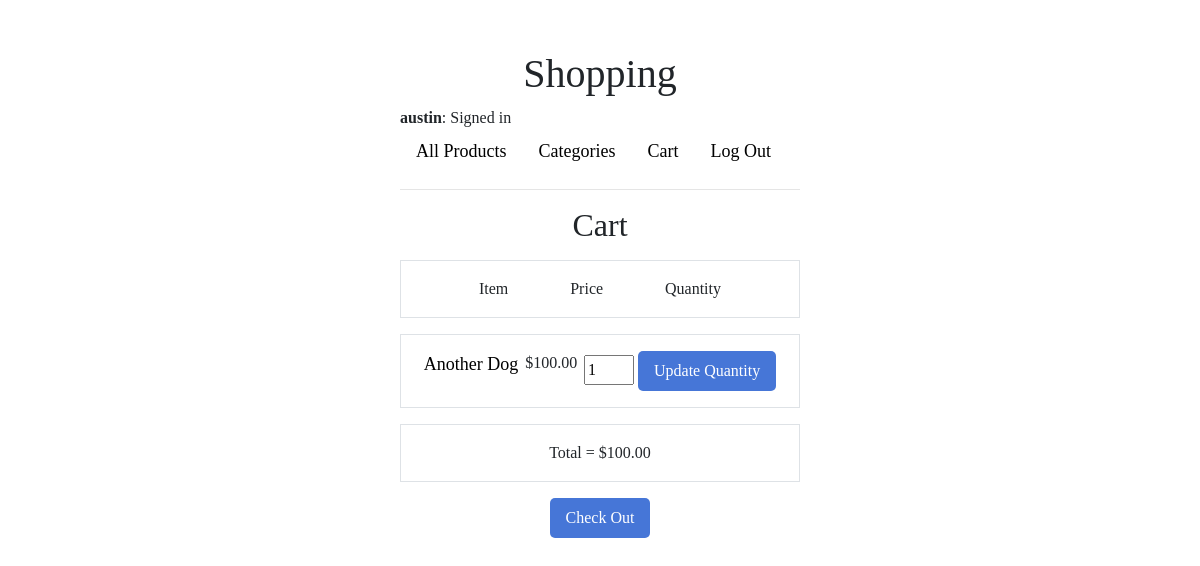
Page /cart (signed in) on the earlier database version.
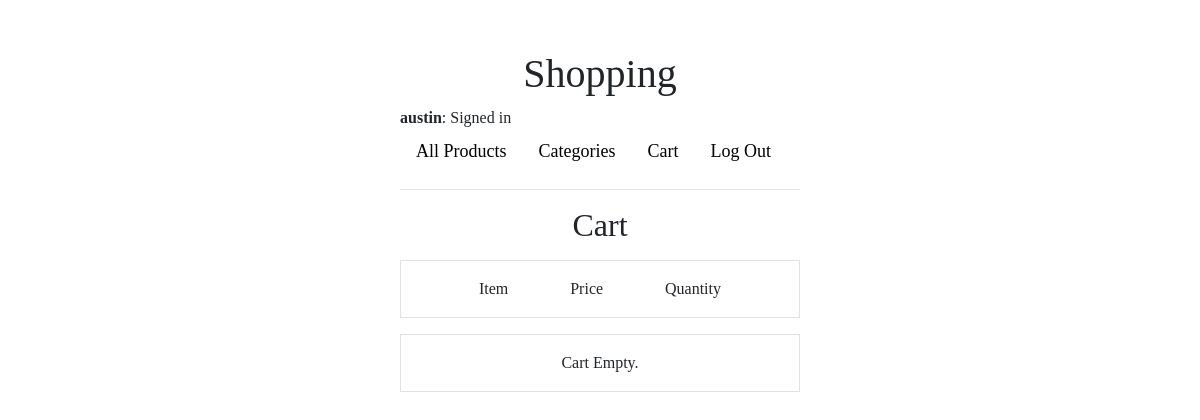
Same page on the later database version.
### shopping/models.py (models this page shows, shortened)
class User(AbstractUser):
    pass

class Cart(models.Model):
    listing = models.ForeignKey(Listing, on_delete=models.CASCADE, null=False)
    user = models.ForeignKey(User, on_delete=models.CASCADE, null=False)
    quantity = models.DecimalField(max_digits=3, decimal_places=0, default=1)

class Listing(models.Model):
    title = models.CharField(max_length=60)
    description = models.CharField(max_length=500)
    price = models.DecimalField(max_digits=20, decimal_places=2)
    url = models.URLField(max_length=500, default="")
    url2 = models.URLField(max_length=500, null=True, blank=True)
    category = models.ForeignKey(
        Category,
        on_delete=models.CASCADE,
        null=True, blank=True
    )
    date = models.DateTimeField(null=True)
    user = models.ForeignKey(User, on_delete=models.CASCADE)

### shopping/views.py (the view, shortened to what this page needs)
# urls.py: path("cart", views.cart, name="cart"),
@login_required
@csrf_protect
def cart(request):
    if request.method == "GET":
        current_user = request.user
        cart = Cart.objects.filter(user=current_user)
        total = 0
        for item in cart:
            total = total + (item.quantity * item.listing.price)
        return render(request, "shopping/cart.html", {
            "cart": cart,
            "total": total})

### shopping/templates/shopping/cart.html (shortened to what this page needs)
{% extends "shopping/layout.html" %}
{% block body %}
    <div id="cart-view">
        <h2>Cart</h2>
        <div>
            <div>
                <div class="container p-3 my-3 border">
                    <div>Item</div>
                    <div>Price</div>
                    <div>Quantity</div>
                </div>
                {% for listing in cart %}
                    <div class="container p-3 my-3 border item" data-listing="{{ listing.listing.id }}">
                        <div>
                            <a href="{% url 'listing' listing.listing.id %}">
                            {{ listing.listing.title }}</a>
                        </div>
                        <div>${{ listing.listing.price }}</div>
                        <div>
                            <input
                                type="text"
                                value="{{ listing.quantity }}"
                                data-listing="{{ listing.listing.id }}"
                                class="quant-input"
                            >
                            <input
                                type="button"
                                value="Update Quantity"
                                data-listing="{{ listing.listing.id }}"
                                class="update-q btn btn-primary"
                            >
                        </div>
                    </div>
                {% empty %}
                    <div class="container p-3 my-3 border">Cart Empty.</div>
                {% endfor %}
                {% if cart %}
                    <div>
                        <div class="container p-3 my-3 border" id="total"> Total = ${{ total }} </div>
                    </div>
                    <div>
                        <div class="container">
                            <button type="button" id="check-out" class="btn">Check Out</button>
                        </div>
                    </div>
                {% endif %}
            </div>
        </div>
    </div>
{% endblock %}

### shopping/templates/shopping/layout.html (shortened to what this page needs)
{% load static %}
<!DOCTYPE html>
<html lang="en">
    <head>
        <link rel="stylesheet" href="https://stackpath.bootstrapcdn.com/bootstrap/4.4.1/css/bootstrap.min.css">
        <link href="{% static 'shopping/styles.css' %}" rel="stylesheet">
    </head>
    <body>
        <h1 id="title">Shopping</h1>
        <div id="signin">
            {% if user.is_authenticated %}
                <strong>{{ user.username }}</strong>: Signed in
            {% else %}
                Not signed in.
            {% endif %}
        </div>
        <ul class="nav">
            <li class="nav-item">
                <a class="nav-link" href="{% url 'index' %}">All Products</a>
            </li>
            <li>
                <a class="nav-link" href="{% url 'categories' %}"> Categories</a>
            </li>
            {% if user.is_authenticated %}
                <li class="nav-item">
                    <a class="nav-link" id='cart-nav' href="{% url 'cart' %}"> Cart</a>
                </li class="nav-item">
                <li class="nav-item">
                    <a class="nav-link" href="{% url 'logout' %}">Log Out</a>
                </li>
            {% endif %}
        </ul>
        <hr>
        {% block body %}
        {% endblock %}
    </body>
</html>

### shopping/static/shopping/styles.css (style rules this page uses)
#signin { text-align: left; }
body { padding: 400px; padding-top: 50px; font-family: 'Fjalla One'; }
#title { text-align: center; }
h2, #product-info, .product, .categories { text-align: center; }
.container { display: flex; justify-content: space-evenly; }
a:link { text-decoration: none; font-size: large; color:black; }
a { color:black; }

Differences in the rows shown:
removed Cart: listing "Another Dog", listing.price "100.00", quantity "1"
Other differences:
{{ total }}: "100.00" → (not shown)
text no longer shown: "Total = $ Check Out"
text now shown: "Cart Empty."
